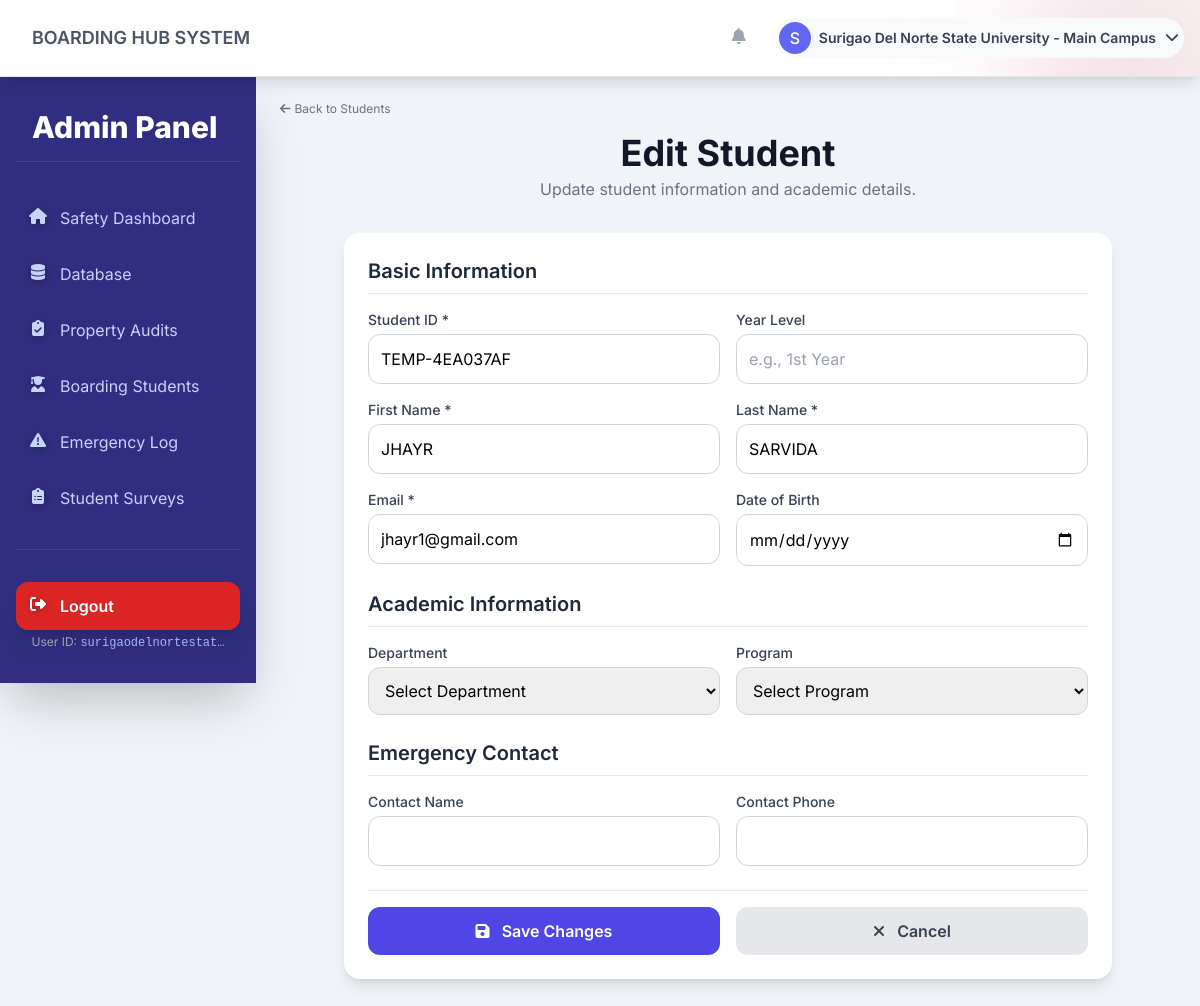
The app's page /admin-panel/students/1/edit/ (signed in) with its own data.
### core/models.py (models this page shows, shortened)
class Student(models.Model):
    user = models.OneToOneField(
        User, on_delete=models.CASCADE, related_name="student_profile"
    )
    student_id = models.CharField(max_length=50, unique=True)
    school = models.ForeignKey(
        School,
        on_delete=models.SET_NULL,
        null=True,
        blank=True,
        related_name="students",
    )
    department = models.ForeignKey(
        Department,
        on_delete=models.SET_NULL,
        null=True,
        blank=True,
        related_name="students",
    )
    program = models.ForeignKey(
        Program,
        on_delete=models.SET_NULL,
        null=True,
        blank=True,
        related_name="students",
    )
    course = models.CharField(
        max_length=200, blank=True, help_text="Course/Program of study (legacy field)"
    )
    year_level = models.CharField(
        max_length=50, blank=True, help_text="e.g., 1st Year, 2nd Year"
    )
    date_of_birth = models.DateField(null=True, blank=True)
    emergency_contact_name = models.CharField(max_length=100, blank=True)
    emergency_contact_phone = models.CharField(max_length=20, blank=True)
    created_at = models.DateTimeField(auto_now_add=True)
    updated_at = models.DateTimeField(auto_now=True)
    class Meta:
        ordering = ["student_id"]

### admin_panel/views.py (the view, shortened to what this page needs)
# urls.py: path('students/<int:student_id>/edit/', views.edit_student, name='edit_student'),
@school_admin_required
def edit_student(request, student_id):
    profile = request.user.profile
    student = get_object_or_404(Student, id=student_id, school=profile.school)
    departments = Department.objects.filter(school=profile.school, is_active=True).order_by('name')
    programs = Program.objects.filter(department__school=profile.school, is_active=True).select_related('department').order_by('name')
    context = {
        'student': student,
        'departments': departments,
        'programs': programs,
    }
    return render(request, 'admin_panel/edit_student.html', context)

### templates/admin_panel/edit_student.html (shortened to what this page needs)
{% extends 'base.html' %}
{% block sidebar %}
{% include 'admin_panel/_sidebar.html' %}
{% endblock %}
{% block back_button %}
<a href="{% url 'admin_panel:students' %}" class="mb-4 text-xs text-gray-500 hover:text-indigo-600 transition duration-200 flex items-center space-x-1 group inline-block">
    <i class="fas fa-arrow-left text-xs"></i>
    <span>Back to Students</span>
</a>
{% endblock %}
{% block content %}
<div class="flex justify-center">
    <div class="w-full max-w-3xl">
        <header class="mb-8 text-center">
            <h2 class="text-4xl font-bold text-gray-900">Edit Student</h2>
            <p class="text-gray-500 mt-1">Update student information and academic details.</p>
        </header>
        <div class="bg-white p-6 rounded-2xl shadow-lg">
    <form method="post" action="{% url 'admin_panel:edit_student' student.id %}">
        <div class="space-y-6">
            <div>
                <h3 class="text-xl font-semibold text-gray-800 mb-4 border-b pb-2">Basic Information</h3>
                <div class="grid grid-cols-1 md:grid-cols-2 gap-4">
                    <div>
                        <label for="student_id" class="block text-sm font-medium text-gray-700 mb-1">Student ID *</label>
                        <input type="text" id="student_id" name="student_id" value="{{ student.student_id }}" required
                               class="w-full p-3 border border-gray-300 rounded-xl focus:ring-indigo-500 focus:border-indigo-500">
                    </div>
                    <div>
                        <label for="year_level" class="block text-sm font-medium text-gray-700 mb-1">Year Level</label>
                        <input type="text" id="year_level" name="year_level" value="{{ student.year_level }}"
                               class="w-full p-3 border border-gray-300 rounded-xl focus:ring-indigo-500 focus:border-indigo-500"
                               placeholder="e.g., 1st Year">
                    </div>
                    <div>
                        <label for="first_name" class="block text-sm font-medium text-gray-700 mb-1">First Name *</label>
                        <input type="text" id="first_name" name="first_name" value="{{ student.user.first_name }}" required
                               class="w-full p-3 border border-gray-300 rounded-xl focus:ring-indigo-500 focus:border-indigo-500">
                    </div>
                    <div>
                        <label for="last_name" class="block text-sm font-medium text-gray-700 mb-1">Last Name *</label>
                        <input type="text" id="last_name" name="last_name" value="{{ student.user.last_name }}" required
                               class="w-full p-3 border border-gray-300 rounded-xl focus:ring-indigo-500 focus:border-indigo-500">
                    </div>
                    <div>
                        <label for="email" class="block text-sm font-medium text-gray-700 mb-1">Email *</label>
                        <input type="email" id="email" name="email" value="{{ student.user.email }}" required
                               class="w-full p-3 border border-gray-300 rounded-xl focus:ring-indigo-500 focus:border-indigo-500">
                    </div>
                    <div>
                        <label for="date_of_birth" class="block text-sm font-medium text-gray-700 mb-1">Date of Birth</label>
                        <input type="date" id="date_of_birth" name="date_of_birth"
                               value="{% if student.date_of_birth %}{{ student.date_of_birth|date:'Y-m-d' }}{% endif %}"
                               class="w-full p-3 border border-gray-300 rounded-xl focus:ring-indigo-500 focus:border-indigo-500">
                    </div>
                </div>
            </div>
            <div>
                <h3 class="text-xl font-semibold text-gray-800 mb-4 border-b pb-2">Academic Information</h3>
                <div class="grid grid-cols-1 md:grid-cols-2 gap-4">
                    <div>
                        <label for="department" class="block text-sm font-medium text-gray-700 mb-1">Department</label>
                        <select id="department" name="department"
                                class="w-full p-3 border border-gray-300 rounded-xl focus:ring-indigo-500 focus:border-indigo-500">
                            <option value="">Select Department</option>
                        </select>
                    </div>
                    <div>
                        <label for="program" class="block text-sm font-medium text-gray-700 mb-1">Program</label>
                        <select id="program" name="program"
                                class="w-full p-3 border border-gray-300 rounded-xl focus:ring-indigo-500 focus:border-indigo-500">
                            <option value="">Select Program</option>
                        </select>
                    </div>
                </div>
            </div>
            <div>
                <h3 class="text-xl font-semibold text-gray-800 mb-4 border-b pb-2">Emergency Contact</h3>
                <div class="grid grid-cols-1 md:grid-cols-2 gap-4">
                    <div>
                        <label for="emergency_contact_name" class="block text-sm font-medium text-gray-700 mb-1">Contact Name</label>
                        <input type="text" id="emergency_contact_name" name="emergency_contact_name"
                               value="{{ student.emergency_contact_name }}"
                               class="w-full p-3 border border-gray-300 rounded-xl focus:ring-indigo-500 focus:border-indigo-500">
                    </div>
                    <div>
                        <label for="emergency_contact_phone" class="block text-sm font-medium text-gray-700 mb-1">Contact Phone</label>
                        <input type="text" id="emergency_contact_phone" name="emergency_contact_phone"
                               value="{{ student.emergency_contact_phone }}"
                               class="w-full p-3 border border-gray-300 rounded-xl focus:ring-indigo-500 focus:border-indigo-500">
                    </div>
                </div>
            </div>
            <div class="flex space-x-4 pt-4 border-t">
                <button type="submit" class="flex-1 p-3 bg-indigo-600 text-white font-semibold rounded-xl hover:bg-indigo-700 transition">
                    <i class="fas fa-save mr-2"></i> Save Changes
                </button>
                <a href="{% url 'admin_panel:students' %}" class="flex-1 p-3 bg-gray-200 text-gray-700 font-semibold rounded-xl hover:bg-gray-300 transition text-center">
                    <i class="fas fa-times mr-2"></i> Cancel
                </a>
            </div>
        </div>
    </form>
    </div>
</div>
{% endblock %}

### templates/base.html (shortened to what this page needs)
<!DOCTYPE html>
<html lang="en">
<head>
    <script src="https://cdn.tailwindcss.com"></script>
    <link rel="stylesheet" href="https://cdnjs.cloudflare.com/ajax/libs/font-awesome/6.4.0/css/all.min.css" />
    <link rel="stylesheet" href="/static/css/mobile-sidebar.css">
    <link rel="stylesheet" href="/static/css/mobile-nav.css">
</head>
<body class="min-h-screen flex flex-col" style="overflow-x: hidden;">
    {% block body %}
    <header class="flex-shrink-0 border-b border-gray-200 bg-white shadow-lg sticky top-0 p-4 relative overflow-hidden" style="z-index: 9999;">
        <div class="flex justify-between items-center max-w-full mx-auto relative" style="z-index: 10;">
            <div class="flex items-center space-x-4">
                <span class="text-lg font-semibold text-gray-600" id="current-view-title">BOARDING HUB SYSTEM</span>
            </div>
            <div class="flex items-center space-x-4 relative" style="z-index: 20;">
                <div class="relative" style="z-index: 20;">
                    <button id="notification-button" class="relative p-2 rounded-full text-gray-400 hover:text-indigo-600 hover:bg-gray-100 transition duration-200" title="Notifications" style="z-index: 20; position: relative;">
                        <i class="fas fa-bell w-6 h-6"></i>
                    </button>
                </div>
                <div class="relative" style="z-index: 20;">
                    <button id="profile-menu-button" class="flex items-center space-x-2 p-1 rounded-full text-sm font-medium text-gray-700 bg-gray-50 hover:bg-gray-200 transition duration-200 focus:outline-none focus:ring-2 focus:ring-indigo-500" title="User Menu" style="z-index: 20; position: relative;">
                        <span id="user-avatar" class="h-8 w-8 rounded-full bg-indigo-500 flex items-center justify-center text-white text-base">
                            {% if user.is_authenticated %}{{ user.first_name.0|default:user.username.0|upper }}{% else %}G{% endif %}
                        </span>
                        <span class="hidden sm:inline font-semibold" id="user-display-short">
                            {% if user.is_authenticated %}{{ user.first_name|default:"Admin" }}{% else %}Guest{% endif %}
                        </span>
                        <i class="fas fa-chevron-down w-4 h-4 ml-1"></i>
                    </button>
                </div>
            </div>
        </div>
    </header>
    <div class="flex flex-1" style="margin-left: 0; position: relative; z-index: 1;">
        {% block sidebar %}{% endblock %}
        <main class="flex-1 overflow-y-auto" style="padding: 1.5rem; margin-left: 0; height: calc(100vh - 80px); z-index: 1;">
            {% block back_button %}{% endblock %}
            {% block content %}{% endblock %}
        </main>
    </div>
    {% endblock %}
</body>
</html>

### templates/admin_panel/_sidebar.html (shortened to what this page needs)
<nav id="sidebar" class="sidebar fixed inset-y-0 left-0 transform -translate-x-full lg:translate-x-0 lg:static lg:w-64 bg-indigo-900 text-white p-4 shadow-2xl flex-shrink-0 flex flex-col justify-between">
    <div>
        <div class="text-white text-3xl font-extrabold p-4 mb-8 border-b border-indigo-700">
            Admin Panel
        </div>
        <nav class="space-y-2">
            <a href="{% url 'admin_panel:dashboard' %}" class="w-full flex items-center p-3 rounded-xl transition-all duration-200 {% if request.resolver_match.url_name == 'dashboard' %}bg-indigo-700 text-white shadow-lg font-semibold{% else %}text-indigo-200 hover:bg-indigo-800 hover:text-white{% endif %}">
                <i class="fas fa-home w-5 h-5 mr-3 text-center" style="filter: drop-shadow(0 2px 4px rgba(0,0,0,0.3));"></i>
                <span>Safety Dashboard</span>
            </a>
            <a href="{% url 'admin_panel:database' %}" class="w-full flex items-center p-3 rounded-xl transition-all duration-200 {% if request.resolver_match.url_name == 'database' %}bg-indigo-700 text-white shadow-lg font-semibold{% else %}text-indigo-200 hover:bg-indigo-800 hover:text-white{% endif %}">
                <i class="fas fa-database w-5 h-5 mr-3 text-center" style="filter: drop-shadow(0 2px 4px rgba(0,0,0,0.3));"></i>
                <span>Database</span>
            </a>
            <a href="{% url 'admin_panel:audits' %}" class="w-full flex items-center p-3 rounded-xl transition-all duration-200 {% if request.resolver_match.url_name == 'audits' %}bg-indigo-700 text-white shadow-lg font-semibold{% else %}text-indigo-200 hover:bg-indigo-800 hover:text-white{% endif %}">
                <i class="fas fa-clipboard-check w-5 h-5 mr-3 text-center" style="filter: drop-shadow(0 2px 4px rgba(0,0,0,0.3));"></i>
                <span>Property Audits</span>
            </a>
            <a href="{% url 'admin_panel:students' %}" class="w-full flex items-center p-3 rounded-xl transition-all duration-200 {% if request.resolver_match.url_name == 'students' %}bg-indigo-700 text-white shadow-lg font-semibold{% else %}text-indigo-200 hover:bg-indigo-800 hover:text-white{% endif %}">
                <i class="fas fa-user-graduate w-5 h-5 mr-3 text-center" style="filter: drop-shadow(0 2px 4px rgba(0,0,0,0.3));"></i>
                <span>Boarding Students</span>
            </a>
            <a href="{% url 'admin_panel:emergency' %}" class="w-full flex items-center p-3 rounded-xl transition-all duration-200 {% if request.resolver_match.url_name == 'emergency' %}bg-indigo-700 text-white shadow-lg font-semibold{% else %}text-indigo-200 hover:bg-indigo-800 hover:text-white{% endif %}">
                <i class="fas fa-exclamation-triangle w-5 h-5 mr-3 text-center" style="filter: drop-shadow(0 2px 4px rgba(0,0,0,0.3));"></i>
                <span>Emergency Log</span>
            </a>
            <a href="{% url 'admin_panel:survey_list' %}" class="w-full flex items-center p-3 rounded-xl transition-all duration-200 {% if 'survey' in request.resolver_match.url_name %}bg-indigo-700 text-white shadow-lg font-semibold{% else %}text-indigo-200 hover:bg-indigo-800 hover:text-white{% endif %}">
                <i class="fas fa-clipboard-list w-5 h-5 mr-3 text-center" style="filter: drop-shadow(0 2px 4px rgba(0,0,0,0.3));"></i>
                <span>Student Surveys</span>
            </a>
        </nav>
    </div>
    <div class="space-y-1 pb-4 pt-4 border-t border-indigo-700" style="margin-top: 12%">
        <a href="{% url 'accounts:logout' %}" class="w-full flex items-center p-3 rounded-xl bg-red-600 text-white font-semibold shadow-xl hover:bg-red-700 transition-all duration-200 mt-4">
            <i class="fas fa-sign-out-alt w-5 h-5 mr-3 text-center" style="filter: drop-shadow(0 2px 4px rgba(0,0,0,0.3));"></i>
            <span>Logout</span>
        </a>
        <div class="text-gray-400 text-xs truncate text-center mt-0.5">
            User ID: <span class="font-mono text-indigo-300">{{ user.username|truncatechars:20 }}</span>
        </div>
    </div>
</nav>

### static/css/mobile-sidebar.css (style rules this page uses)
@media (min-width: 1025px) { .sidebar { transform: translateX(0) !important; } }

### templates/base.html (style rules this page uses)
body { font-family: 'Inter', sans-serif; background-color: #f0f4f8; }
.sidebar { scrollbar-width: thin; scrollbar-color: #4f46e5 #1f2937; overflow: hidden !important; height: 100%; position: sticky; top: 0; display: flex; flex-direction: column; flex-shrink: 0; z-index: 20; }
.sidebar > div:first-child { flex: 1; min-height: 0; overflow-y: hidden !important; overflow-x: hidden !important; display: flex; flex-direction: column; }
.sidebar > div:first-child > nav { flex: 1; min-height: 0; overflow-y: hidden !important; overflow-x: hidden !important; }

### records on screen
Student: student_id "TEMP-4EA037AF", first_name "JHAYR", last_name "SARVIDA", email "jhayr1@gmail.com"

### other values on screen
{{ user.first_name.0|default:user.username.0|upper }} "S"
{{ user.first_name|default:"Admin" }} "Surigao Del Norte State University - Main Campus"
{{ user.username|truncatechars:20 }} "surigaodelnortestat…"
